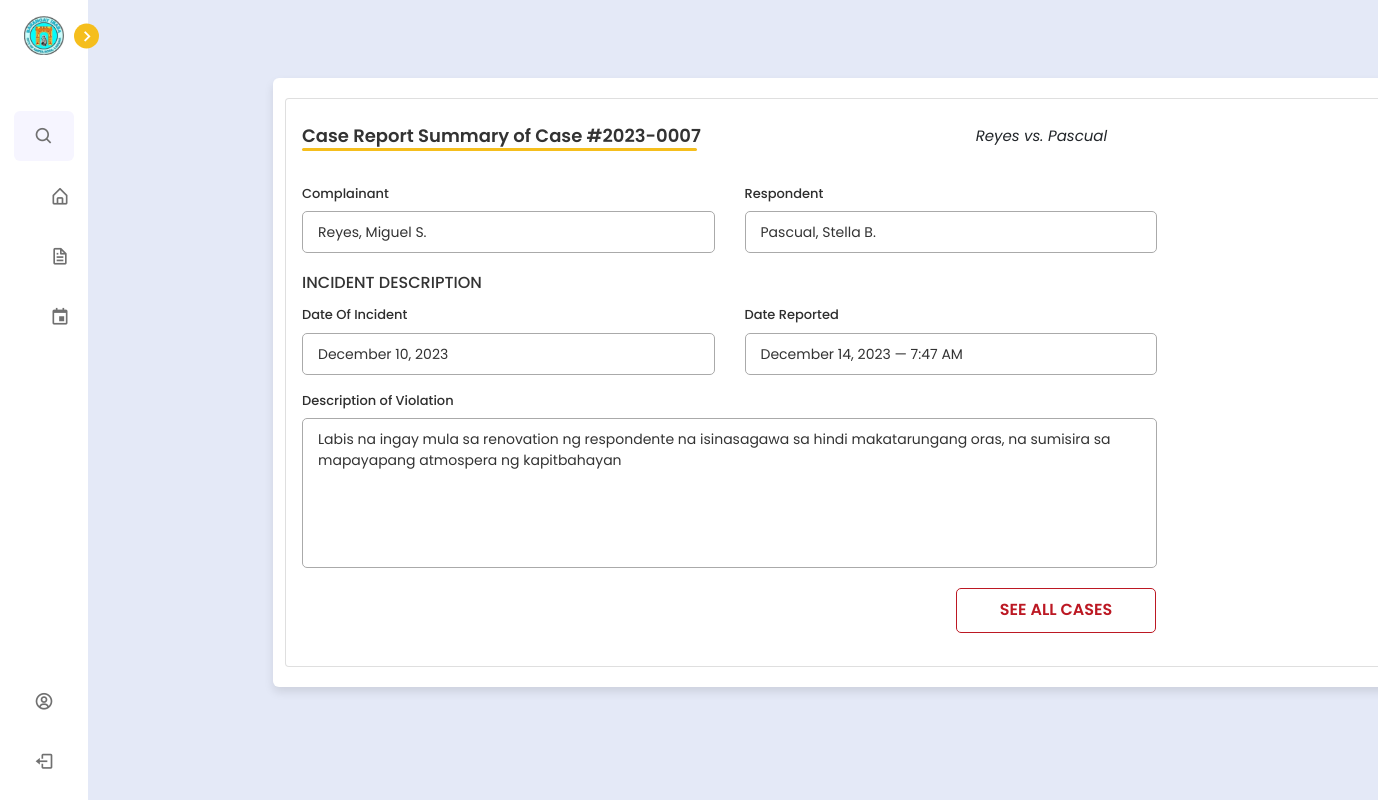
The app's page /barangay/lupon/casereport_.php?incident_case_number=2023-0007-05 (signed in), older data.
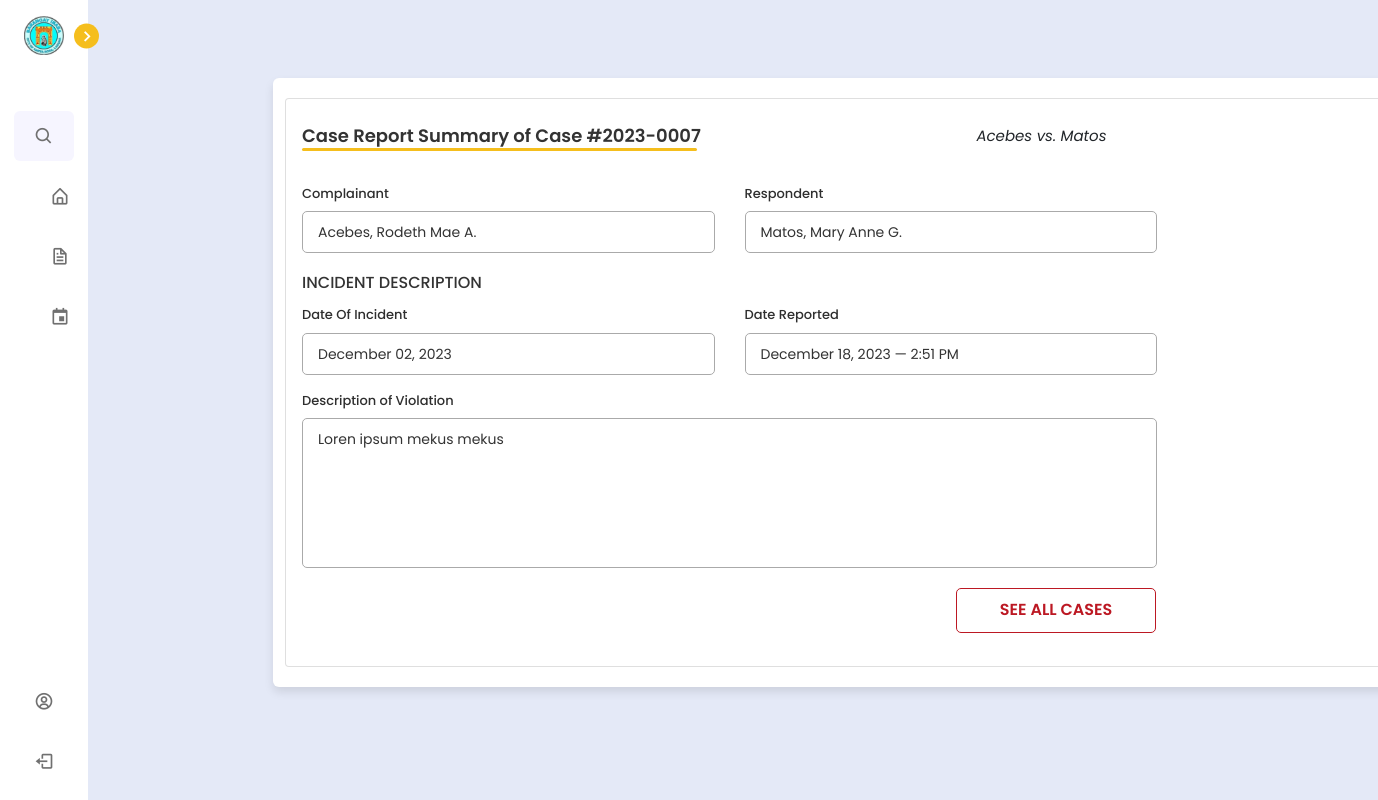
The same page, newer data.
### tables this page shows
CREATE TABLE `incident_report` (
  `incident_id` int(11) NOT NULL,
  `complainant_last_name` varchar(255) NOT NULL,
  `complainant_first_name` varchar(255) NOT NULL,
  `complainant_middle_name` varchar(255) NOT NULL,
  `complainant_cellphone_number` varchar(20) NOT NULL,
  `complainant_house_address` varchar(255) NOT NULL,
  `respondent_last_name` varchar(255) NOT NULL,
  `respondent_first_name` varchar(255) NOT NULL,
  `respondent_middle_name` varchar(255) NOT NULL,
  `respondent_cellphone_number` varchar(20) NOT NULL,
  `respondent_house_address` varchar(255) NOT NULL,
  `incident_case_number` varchar(50) NOT NULL,
  `incident_case_type` varchar(100) NOT NULL,
  `incident_date` date NOT NULL,
  `description_of_violation` tinytext NOT NULL,
  `created_at` timestamp NOT NULL DEFAULT current_timestamp(),
  `submitter_first_name` varchar(50) DEFAULT NULL,
  `submitter_last_name` varchar(50) DEFAULT NULL,
  `lupon_id` int(11) DEFAULT NULL,
  `pb_id` int(11) NOT NULL,
  `other_incident_case_type` varchar(255) DEFAULT NULL
);

### barangay/lupon/casereport_.php (the view, shortened to what this page needs)
<?php
include '../../config.php';
$email = $_SESSION['email_address'];
?>
<!DOCTYPE html>
<html lang="en">
<head>
    <link rel="stylesheet" href="../../css/incidentform.css">
    <link href='https://unpkg.com/boxicons@2.1.1/css/boxicons.min.css' rel='stylesheet'>
    <link rel="stylesheet" href="https://unicons.iconscout.com/release/v4.0.0/css/line.css">
    <link rel="stylesheet" href="https://cdnjs.cloudflare.com/ajax/libs/font-awesome/6.2.0/css/all.min.css"/>
    <link rel="stylesheet" href="bootstrap/bootstrap-5.0.2-dist/css/bootstrap.min.css">
</head>
<body>
<nav class="sidebar close">
        <header>
            <div class="image-text">
            <?php
                    $select = mysqli_query($conn, "SELECT l.*, pb.barangay
                                                FROM `lupon_accounts` l
                                                LEFT JOIN `pb_accounts` pb ON l.pb_id = pb.pb_id
                                                WHERE l.email_address = '$email'") or die('query failed');
                    if(mysqli_num_rows($select) > 0){
                        $fetch = mysqli_fetch_assoc($select);
                    }
                ?>
                              <?php
if ($fetch['barangay'] == 'Ibaba') {
    echo '<span class="image"><img src="../../images/ibaba_logo.png"></span>';
} elseif ($fetch['barangay'] == 'Other') {
    echo '<span class="image"><img src="../../images/logo.png"></span>';
} elseif ($fetch['barangay'] == 'Labas') {
    echo '<span class="image"><img src="../../images/labas.png"></span>';
} elseif ($fetch['barangay'] == 'Tagapo') {
    echo '<span class="image"><img src="../../images/tagapo.png"></span>';
} elseif ($fetch['barangay'] == 'Malusak') {
    echo '<span class="image"><img src="../../images/malusak.png"></span>';
} elseif ($fetch['barangay'] == 'Balibago') {
    echo '<span class="image"><img src="../../images/balibago.png"></span>';
} elseif ($fetch['barangay'] == 'Caingin') {
    echo '<span class="image"><img src="../../images/caingin.png"></span>';
} elseif ($fetch['barangay'] == 'Pook') {
    echo '<span class="image"><img src="../../images/pooc.png"></span>';
} elseif ($fetch['barangay'] == 'Aplaya') {
    echo '<span class="image"><img src="../../images/aplaya.png"></span>';
} elseif ($fetch['barangay'] == 'Kanluran') {
    echo '<span class="image"><img src="../../images/kanluran.png"></span>';
} else {
    echo '<span class="image"><img src="../../images/logo.png"></span>';
}
?>
            </div>
            <i class='bx bx-chevron-right toggle'></i>
        </header>
        <div class="menu-bar">
            <div class="menu">
            <li class="search-box">
    <i class='bx bx-search icon'></i>
</li>
                    <li class="nav-link">
                        <a href="home.php">
                            <i class='bx bx-home-alt icon' ></i>
                        </a>
                    </li>
                    <li class="nav-link">
                        <a href="incident_reports.php">
                            <i class='bx bx-file icon' ></i>
                        </a>
                    </li>
                    <li class="nav-link">
                        <a href="hearings.php">
                            <i class='bx bx-calendar-event icon' ></i>
                        </a>
                    </li>
            </div>
            <div class="bottom-content">
                <li class="">
                <a href="my_account.php">
                        <i class='bx bx-user-circle icon' ></i>
                    </a>
                </li>
                <li class="">
                    <a href="../../logout.php">
                        <i class='bx bx-log-out icon' ></i>
                    </a>
                </li>
            </div>
        </div>
    </nav>
    <section class="home">
        <div class="container">
        <?php
        $incident_case_number = $_GET['incident_case_number'];
        $select = mysqli_query($conn, "SELECT * FROM `incident_report` WHERE incident_case_number = '$incident_case_number'") or die('query failed');
        $fetch_cases = mysqli_fetch_assoc($select);
        ?>
        <div class="card">
            <div class="card-body">
                <div class="d-flex justify-content-between align-items-center mb-3">
                <header class="card-title" style="font-size: 18px;">Case Report Summary of Case #<?php echo htmlspecialchars(substr($incident_case_number, 0, 9)); ?></header>
                    <p style="font-size: 15px; font-style: italic; margin-top: 10px;"><?php echo $fetch_cases['complainant_last_name'] ?> vs. <?php echo $fetch_cases['respondent_last_name'] ?></p>
                </div>
            <form action="#">
                <div class="form first" style="width: 855px;">
                    <div class="details personal">
                        <div class="fields">
                            <div class="input-field-1">
                                <label class="label">Complainant</label>
                                <div class="text-box">
                                    <p style="padding: 10px 0"><?php echo $fetch_cases['complainant_last_name'] ?>, <?php echo $fetch_cases['complainant_first_name'] ?> <?php echo substr($fetch_cases['complainant_middle_name'], 0, 1) ?>.</p></div>
                            </div>
                            <div class="input-field-1">
                                <label class="label">Respondent</label>
                                <div class="text-box">
                                    <p style="padding: 10px 0"><?php echo $fetch_cases['respondent_last_name'] ?>, <?php echo $fetch_cases['respondent_first_name'] ?> <?php echo substr($fetch_cases['respondent_middle_name'], 0, 1) ?>.</p></div>
                            </div>
                            <span class="title" style="width: 100%;">Incident Description</span>
                            <div class="input-field-1">
                                <label class="label">Date Of Incident</label>
                                <div class="text-box">
                                    <p style="padding: 10px 0"><?php echo date('F d, Y', strtotime($fetch_cases['incident_date'])); ?></p></div>
                            </div>
                            <div class="input-field-1"">
                                <label class="label">Date Reported</label>
                                <div class="text-box">
                                    <p style="padding: 10px 0"><?php echo date('F d, Y \— g:i A', strtotime($fetch_cases['created_at'])); ?></p></div>
                            </div>
                        </div>
                    </div>
                    <div class="details ID">
                        <div class="fields">
                            <div class="input-field" style="width: 100%;">
                                <label class="label">Description of Violation</label>
                                <div class="text-box" style="height: 150px; margin-top: 8px;">
                                    <p style="padding: 10px 0"><?php echo $fetch_cases['description_of_violation'] ?></p></div>
                            </div>
                        </div>
                        <div class="buttons" style="margin-top: -2%;">
                            <a href="incident_reports.php" style="text-decoration: none;">
                            <div class="backBtn-1" style="padding: 12px 12px; width: 600px; border: 1px solid #bc1823; background: #fff; color: #bc1823; margin-left: 327%;">
                                <span class="btnText" style="text-align: center;">See All Cases</span>
                            </div></a>
                        </div>
                    </div>
                </div>
                </form>
</div>
        </div>
    </section>
</body>
</html>

### css/incidentform.css (style rules this page uses)
* { margin: 0; padding: 0; box-sizing: border-box; font-family: 'Poppins', sans-serif; }
:root { --body-color: #E4E9F7; --sidebar-color: #FFF; --primary-color: #F5BE1D; --primary-color-light: #F6F5FF; --toggle-color: #DDD; --text-color: #707070; --tran-03: all 0.2s ease; --tran-03: all 0.3s ease; --tran-04: all 0.3s ease; --tran-05: all 0.3s ease; }
body { min-height: 100vh; background-color: var(--body-color); transition: var(--tran-05); }
.sidebar { position: fixed; top: 0; left: 0; height: 100%; width: 250px; padding: 10px 14px; background: var(--sidebar-color); transition: var(--tran-05); z-index: 100; }
.sidebar.close { width: 88px; }
.sidebar li { height: 50px; list-style: none; display: flex; align-items: center; margin-top: 10px; }
.sidebar header .image, .sidebar .icon { min-width: 60px; border-radius: 6px; }
.sidebar .icon { min-width: 60px; border-radius: 6px; height: 100%; display: flex; align-items: center; justify-content: center; font-size: 20px; }
.sidebar .text, .sidebar .icon { color: var(--text-color); transition: var(--tran-03); }
.sidebar header { position: relative; }
.sidebar header .image-text { display: flex; align-items: center; }
.sidebar header .image { display: flex; align-items: center; justify-content: center; }
.sidebar header .image img { width: 40px; border-radius: 6px; }
.sidebar header .toggle { position: absolute; top: 50%; right: -25px; transform: translateY(-50%) rotate(180deg); height: 25px; width: 25px; background-color: var(--primary-color); color: var(--sidebar-color); border-radius: 50%; display: flex; align-items: center; justify-content: center; font-size: 22px; cursor: pointer; transition: var(--tran-05); }
.sidebar.close .toggle { transform: translateY(-50%) rotate(0deg); }
.sidebar .menu { margin-top: 40px; }
.sidebar li.search-box { border-radius: 6px; background-color: var(--primary-color-light); cursor: pointer; transition: var(--tran-05); }
.sidebar li a { list-style: none; height: 100%; background-color: transparent; display: flex; align-items: center; height: 100%; width: 100%; border-radius: 6px; text-decoration: none; transition: var(--tran-03); }
.sidebar .menu-bar { height: calc(100% - 55px); display: flex; flex-direction: column; justify-content: space-between; overflow-y: scroll; }
.home { position: absolute; top: 0; top: 0; left: 250px; height: 100vh; width: calc(100% - 250px); background-color: var(--body-color); transition: var(--tran-05); }
.sidebar.close ~ .home { left: 78px; height: 100vh; width: calc(100% - 78px); }
.container { position: relative; max-width: 900px; width: 100%; border-radius: 6px; padding: 20px; margin: 0 15px; background-color: #fff; box-shadow: 0 5px 10px rgba(0,0,0,0.1); }
.container header { position: relative; font-size: 20px; font-weight: 600; color: #333; }
.container header::before { content: ""; position: absolute; left: 0; bottom: -2px; height: 3px; width: 285px; border-radius: 8px; background-color: #F5BE1D; }
.container form { position: relative; margin-top: 16px; min-height: 490px; background-color: #fff; overflow: hidden; }
.container form .form { position: absolute; background-color: #fff; transition: 0.3s ease; }
.container form .title { display: block; margin-bottom: 8px; font-size: 16px; font-weight: 500; margin: 6px 0; color: #333; text-transform: uppercase; }
.container form .fields { display: flex; align-items: center; justify-content: space-between; flex-wrap: wrap; }
form .fields .input-field { display: flex; width: calc(100% / 3 - 15px); flex-direction: column; margin: 4px 0; }
form .fields .input-field-1 { display: flex; width: calc(100% / 2 - 15px); flex-direction: column; margin: 4px 0; }
.input-field label, .input-field-1 label { font-size: 13px; font-weight: 500; color: #2e2e2e; }
.container form .btnText { font-size: 16px; font-weight: 600; text-transform: uppercase; text-align: center; }
form .buttons { display: flex; align-items: center; }
.title { font-size: 30px; font-weight: 500; position: relative; margin-top: 10px; margin-bottom: 15px; }

Row changes from the older to the newer data that the page shows:
removed incident_report: complainant_last_name "Reyes", respondent_last_name "Pascual", complainant_first_name "Miguel", complainant_middle_name "S", respondent_first_name "Stella", respondent_middle_name "B", incident_date "December 10, 2023", created_at "December 14, 2023 — 7:47 AM", description_of_violation "Labis na ingay mula sa renovation ng respondente na isinasagawa sa hindi makatarungang oras, na sumisira sa mapayapang atmospera ng kapitbahayan"
added incident_report: complainant_last_name "Acebes", respondent_last_name "Matos", complainant_first_name "Rodeth Mae", complainant_middle_name "A", respondent_first_name "Mary Anne", respondent_middle_name "G", incident_date "December 02, 2023", created_at "December 18, 2023 — 2:51 PM", description_of_violation "Loren ipsum mekus mekus"
